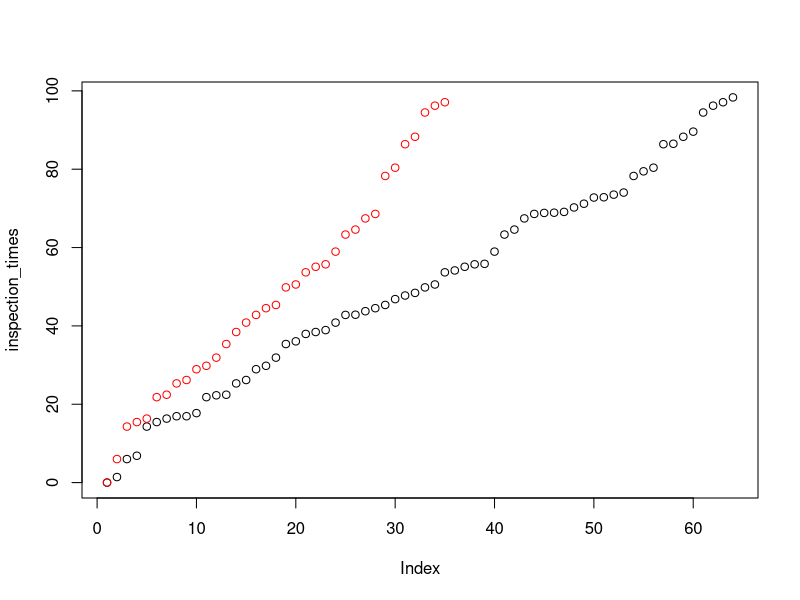

Write R code to recreate this figure.
# #https://stats.stackexchange.com/questions/148997/poisson-process-in-r-from-exponential-distribution
# ## find the number 'n' of exponential r.vs required by imposing that
# ## Pr{N(t) <= n} <= 1 - eps for a small 'eps'

# TASK 2

v <- .7
lambda <- 0.5
T_0 <- 100
# n <- qpois(1 - 1e-8, lambda = v * T_0) # nie wiem czemu jest 1 - 1e-8
# X <- rexp(n = n, rate = v)
# inspection_times <- c(0, cumsum(X))
# inspections <- c(0,sort(runif(n = rpois(1, lambda=time.horizon*nu), min = 0, max = time.horizon)))
inspection_times <- c(0, sort(runif(n = rpois(1, lambda = T_0 * v), min = 0, max = T_0)))

lightbulb <- 1
failureTimes <- c(0)
lightbulbTime <- rexp(1, rate = lambda)
lightbulbLifetimes <- c()
for (i in 1:(length(inspection_times) - 1)){
  if ( inspection_times[i + 1] - failureTimes[lightbulb] > lightbulbTime){
    failureTimes <- append(failureTimes, inspection_times[i + 1])
    lightbulb <- lightbulb + 1
    lightbulbLifetimes <- append(lightbulbLifetimes, lightbulbTime)
    lightbulbTime <- rexp(1, rate = lambda)
  }
}

plot(inspection_times)
points(failureTimes, col = "red")


#TASK 3

momentsOfFailure <- lightbulbLifetimes + failureTimes[1:length(failureTimes) - 1]
percentage_of_time_withoutlight <- sum(failureTimes[2:length(failureTimes)] - momentsOfFailure) / tail(failureTimes, n = 1)

N <- 100
avg_no_of_replacements <- 0
for (j in 1:N){
    n <- qpois(1 - 1e-8, lambda = v * T_0) # nie wiem czemu jest 1 - 1e-8
    X <- rexp(n = n, rate = v)
    inspection_times <- c(0, cumsum(X))

    lightbulb <- 1
    failureTimes <- c(0)
    lightbulbTime <- rexp(1, rate = lambda)
    lightbulbLifetimes <- c()
    for (i in 1:(length(inspection_times) - 1)){
        if ( inspection_times[i + 1] - failureTimes[lightbulb] > lightbulbTime){
            failureTimes <- append(failureTimes, inspection_times[i + 1])
            lightbulb <- lightbulb + 1
            lightbulbLifetimes <- append(lightbulbLifetimes, lightbulbTime)
            lightbulbTime <- rexp(1, rate = lambda)
        }
    }
    avg_no_of_replacements <- avg_no_of_replacements + lightbulb
}

avg_no_of_replacements <- avg_no_of_replacements / N


# task 4 - just as I thought - assume that failure is at the moment of inspection

v <- .7
lambda <- 0.5
T_0 <- 100
inspection_times <- c(0, sort(runif(n = rpois(1, lambda = T_0 * v), min = 0, max = T_0)))

lightbulb <- 1
failureTimes <- c(0)
lightbulbTime <- rexp(1, rate = lambda)
lightbulbLifetimes <- c()
for (i in 1:(length(inspection_times) - 1)){
    if ( inspection_times[i + 1] - failureTimes[lightbulb] > lightbulbTime){
        failureTimes <- append(failureTimes, inspection_times[i + 1])
        lightbulb <- lightbulb + 1
        lightbulbLifetimes <- append(lightbulbLifetimes, lightbulbTime)
        lightbulbTime <- rexp(1, rate = lambda)
    }
}

naive_lightbulb_lifetime <- failureTimes[2:length(failureTimes)] - failureTimes[1:length(failureTimes) - 1]
mean_naive <- mean(naive_lightbulb_lifetime)
variance_naive <- var(naive_lightbulb_lifetime)


# task 5 - this estimator assumes that between last inspection and moment of bulb replacement (next inspection) the probability of light failure comes from exponential or uniform distribution

naive_lightbulb_lifetime <- failureTimes[2:length(failureTimes)] - failureTimes[1:length(failureTimes) - 1]
uniform_multiplier <- runif(length(naive_lightbulb_lifetime))
uniform_lightbulb_lifetime <- uniform_multiplier * naive_lightbulb_lifetime
mean_uniform <- mean(uniform_lightbulb_lifetime)
variance_uniform <- var(uniform_lightbulb_lifetime)

#for exponential case basically in the same way, but different multiplier is needed (what multipler??)
# naive_lightbulb_lifetime = failureTimes[2:length(failureTimes)] - failureTimes[1:length(failureTimes) - 1]
# exponential_multiplier = runif(length(naive_lightbulb_lifetime))
# exponential_lightbulb_lifetime = uniform_multiplier * naive_lightbulb_lifetime
# mean_exponential = mean(uniform_lightbulb_lifetime)
# variance_exponential = var(uniform_lightbulb_lifetime)
